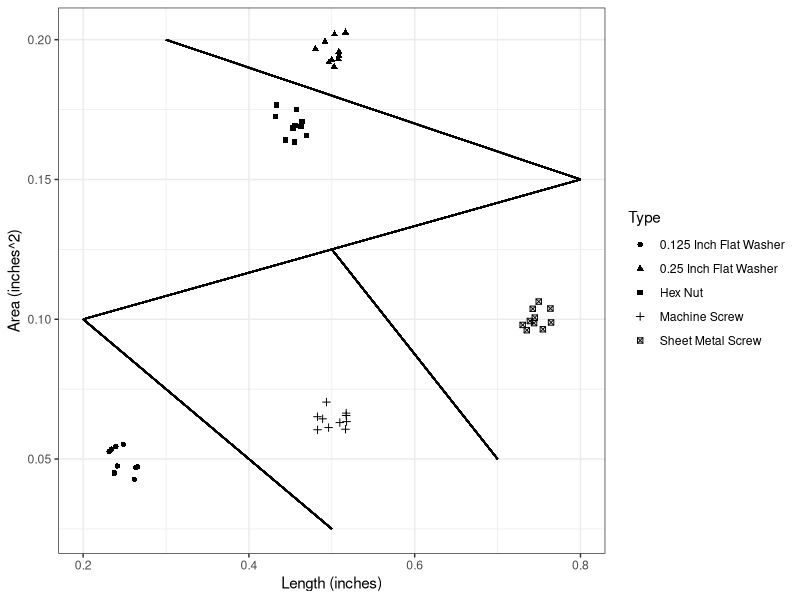
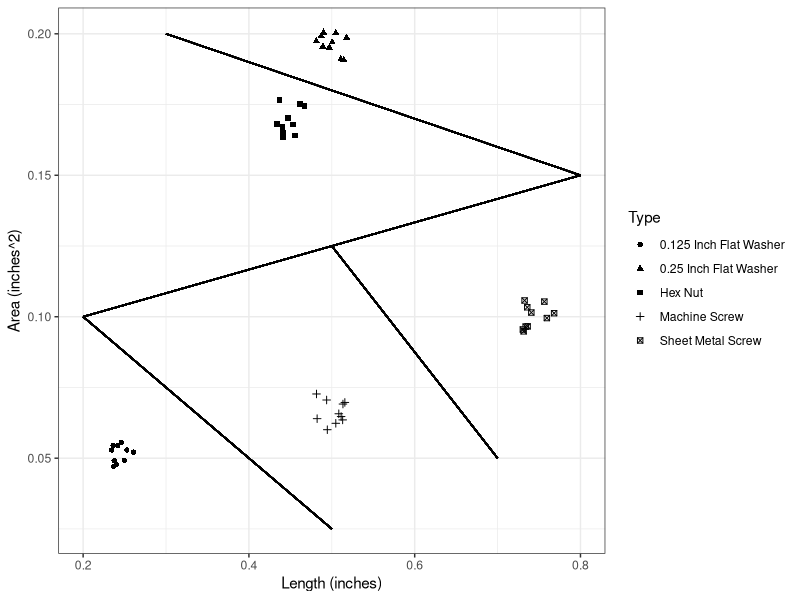

Recreate these plots in R, in order.
library(ggplot2)
hardware <- read.csv("hardware.csv")
p <- ggplot(hardware, aes(Length, Area)) + theme_bw()
p + geom_jitter(aes(shape=Type)) + xlab("Length (inches)") + ylab("Area (inches^2)")  + geom_segment(aes(x=0.3, y=0.2, xend=0.8, yend=0.15)) + geom_segment(aes(x=0.8, y=0.15, xend=0.2, yend=0.1)) + geom_segment(aes(x=0.5, y=0.125, xend=0.7, yend=0.05)) + geom_segment(aes(x=0.2, y=0.1, xend=0.5, yend=0.025))
ggsave("hardware.pdf")
